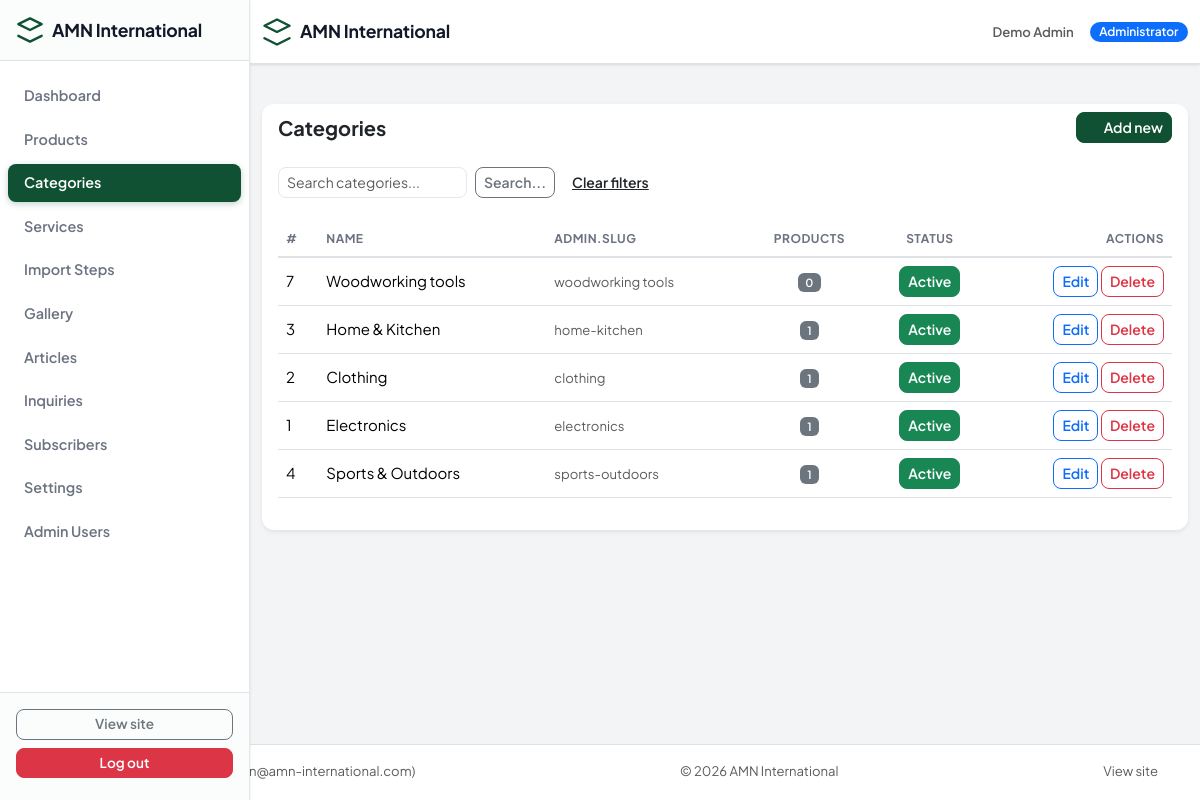
The app's page /admin/categories (signed in) with its own data.
### tables this page shows
CREATE TABLE `users` (
  `id` int(10) UNSIGNED NOT NULL,
  `name` varchar(120) NOT NULL,
  `email` varchar(190) NOT NULL,
  `password` varchar(255) NOT NULL,
  `role` enum('admin','editor') NOT NULL DEFAULT 'admin',
  `is_active` tinyint(1) NOT NULL DEFAULT 1,
  `is_banned` tinyint(1) NOT NULL DEFAULT 0,
  `last_login` datetime DEFAULT NULL,
  `created_at` datetime NOT NULL,
  `updated_at` datetime NOT NULL
);

CREATE TABLE `categories` (
  `id` int(10) UNSIGNED NOT NULL,
  `name` varchar(150) NOT NULL,
  `slug` varchar(150) NOT NULL,
  `description` text DEFAULT NULL,
  `image` varchar(255) DEFAULT NULL,
  `is_active` tinyint(1) NOT NULL DEFAULT 1,
  `sort_order` int(11) NOT NULL DEFAULT 0,
  `created_at` datetime NOT NULL,
  `updated_at` datetime NOT NULL
);

### app/Views/admin/categories/index.php (the view, shortened to what the rows shown need)
<div class="card border-0 shadow-sm">
    <div class="card-header d-flex justify-content-between align-items-center bg-transparent border-0">
        <h5 class="fw-bold mb-0"><?= __('admin.categories') ?></h5>
        <a class="btn btn-primary btn-sm" href="<?= e(url('admin/categories/create')) ?>"><?= icon('box', 16) ?> <?= __('admin.new') ?></a>
    </div>
    <div class="card-body">
        <form class="row g-2 mb-4" method="get" action="<?= e(url('admin/categories')) ?>">
            <div class="col-auto"><input class="form-control form-control-sm" type="search" name="q" placeholder="Search categories..." value="<?= e($q) ?>"></div>
            <div class="col-auto"><button class="btn btn-sm btn-outline-secondary"><?= __('admin.search') ?></button></div>
            <div class="col-auto"><a class="btn btn-sm btn-link text-reset" href="<?= e(url('admin/categories')) ?>"><?= __('common.clear_filters') ?></a></div>
        </form>
        <div class="table-responsive">
            <table class="table table-hover align-middle">
                <thead>
                <tr>
                    <th>#</th><th><?= __('admin.name') ?></th><th><?= __('admin.slug') ?></th><th class="text-center"><?= __('admin.products_count') ?></th><th class="text-center"><?= __('admin.status') ?></th><th class="text-end"><?= __('admin.actions') ?></th>
                </tr>
                </thead>
                <tbody>
                <?php foreach ($result['rows'] as $c): ?>
                    <tr>
                        <td><?= (int)$c['id'] ?></td>
                        <td><?= e($c['name']) ?></td>
                        <td class="text-muted small"><?= e($c['slug']) ?></td>
                        <td class="text-center"><span class="badge text-bg-secondary small"><?= (int)$c['products_count'] ?></span></td>
                        <td class="text-center">
                            <button class="btn btn-sm btn-<?= $c['is_active'] ? 'success' : 'secondary' ?> toggle-btn" data-url="<?= e(url('admin/categories/' . $c['id'] . '/toggle')) ?>" data-id="<?= (int)$c['id'] ?>">
                                <?= $c['is_active'] ? __('admin.active') : __('admin.inactive') ?>
                            </button>
                        </td>
                        <td class="text-end">
                            <a class="btn btn-sm btn-outline-primary" href="<?= e(url('admin/categories/' . $c['id'] . '/edit')) ?>"><?= __('admin.edit') ?></a>
                            <form class="d-inline" action="<?= e(url('admin/categories/' . $c['id'] . '/delete')) ?>" method="post" onsubmit="return confirm('<?= e(__('admin.confirm_delete')) ?>')" style="margin:0">
                                <button class="btn btn-sm btn-outline-danger" type="submit"><?= __('admin.delete') ?></button>
                            </form>
                        </td>
                    </tr>
                <?php endforeach; ?>
                </tbody>
            </table>
        </div>
    </div>
</div>

### app/Core/Router.php (shortened to what the rows shown need)
<?php
class Router
{
    private array $routes = [];
    public function add(string $method, string $pattern, array $handler): void
    {
        $regex = '#^' . preg_replace('#\{([a-zA-Z_]+)\}#', '(?P<$1>[^/]+)', trim($pattern, '/')) . '$#u';
        $this->routes[] = [
            'method'  => strtoupper($method),
            'pattern' => trim($pattern, '/'),
            'regex'   => $regex,
            'handler' => $handler,
        ];
    }
    public function dispatch(string $method, string $path): void
    {
        $path = trim(rawurldecode($path), '/');
        foreach ($this->routes as $route) {
            if (!preg_match($route['regex'], $path, $matches)) {
                continue;
            }
            $params = array_filter($matches, 'is_string', ARRAY_FILTER_USE_KEY);
            [$class, $action] = $route['handler'];
            $controller = new $class();
            $controller->$action(...array_values($params));
            return;
        }
    }
}

### app/Views/layouts/admin.php (shortened to what the rows shown need)
<?php
$user = App\Core\Auth::user();
$navItems = [
    ['label' => __('admin.dashboard'),   'path' => '/admin',                            'icon' => 'grid'],
    ['label' => __('admin.products'),    'path' => '/admin/products',                   'icon' => 'box'],
    ['label' => __('admin.categories'),  'path' => '/admin/categories',                 'icon' => 'tag'],
    ['label' => __('admin.services'),    'path' => '/admin/services',                   'icon' => 'settings'],
    ['label' => __('admin.steps'),       'path' => '/admin/steps',                      'icon' => 'list'],
    ['label' => __('admin.gallery'),     'path' => '/admin/gallery',                    'icon' => 'image'],
    ['label' => __('admin.articles'),    'path' => '/admin/articles',                   'icon' => 'doc'],
    ['label' => __('admin.inquiries'),   'path' => '/admin/inquiries',                  'icon' => 'quote'],
    ['label' => __('admin.subscribers'), 'path' => '/admin/subscribers',                'icon' => 'mail'],
    ['label' => __('admin.settings'),    'path' => '/admin/settings',                   'icon' => 'gear'],
    ['label' => __('admin.users'),       'path' => '/admin/users',                      'icon' => 'headset'],
];
$currentPath = parse_url($_SERVER['REQUEST_URI'] ?? '/', PHP_URL_PATH) ?? '/';
?>
<!DOCTYPE html>
<html lang="en" class="admin-html">
<head>
    <link rel="stylesheet" href="https://cdn.jsdelivr.net/npm/bootstrap@5.3.2/dist/css/bootstrap.min.css">
    <link rel="stylesheet" href="<?= e(asset('css/admin.css')) ?>">
</head>
<body class="d-flex flex-column min-vh-100 admin-body">
<aside class="admin-sidebar" id="adminSidebar">
    <div class="admin-sidebar-brand d-flex align-items-center gap-2 px-3 py-3 border-bottom">
        <svg width="28" height="28" viewBox="0 0 24 24" fill="none" stroke="currentColor" stroke-width="2" stroke-linecap="round" stroke-linejoin="round"><path d="M12 2L2 7l10 5 10-5-10-5z"/><path d="M2 17l10 5 10-5"/></svg>
        <span class="fw-bold d-none d-sm-inline admin-sidebar-brand-text"><?= e(setting('company_name')) ?></span>
    </div>
    <nav class="admin-sidebar-nav flex-grow-1 py-3">
        <ul class="list-unstyled ps-0 mb-0">
            <?php foreach ($navItems as $item): ?>
                <?php
                $isActive = $item['path'] === '/admin'
                    ? ($currentPath === rtrim(BASE_URL, '/') . '/admin' || ($currentPath === rtrim(BASE_URL, '/')))
                    : strpos($currentPath, BASE_URL . rtrim($item['path'], '/')) === 0;
                ?>
                <li class="mb-1">
                    <a class="admin-nav-link d-flex align-items-center gap-2 px-3 py-2 rounded-3 text-decoration-none <?php echo $isActive ? 'active' : '' ?>"
                       href="<?= e(url($item['path'])) ?>"
                       aria-current="<?php echo $isActive ? 'page' : 'false' ?>">
                        <span class="admin-nav-label d-none d-sm-inline"><?= e($item['label']) ?></span>
                    </a>
                </li>
            <?php endforeach; ?>
        </ul>
    </nav>
    <div class="admin-sidebar-footer border-top p-3">
        <a class="btn btn-outline-secondary btn-sm w-100 mb-2" href="<?= e(url('/')) ?>" target="_blank" rel="noopener"><?= __('admin.view_site') ?></a>
        <a class="btn btn-danger btn-sm w-100" href="<?= e(url('admin/logout')) ?>" onclick="return confirm('<?= e(__('admin.confirm_delete')) ?>')"><?= __('admin.logout') ?></a>
    </div>
</aside>
<header class="admin-header border-bottom">
    <div class="container d-flex align-items-center justify-content-between py-2">
        <a class="navbar-brand d-none d-sm-flex align-items-center gap-2 text-decoration-none" href="<?= e(url('admin')) ?>">
            <svg width="30" height="30" viewBox="0 0 24 24" fill="none" stroke="currentColor" stroke-width="2" stroke-linecap="round" stroke-linejoin="round"><path d="M12 2L2 7l10 5 10-5-10-5z"/><path d="M2 17l10 5 10-5"/></svg>
            <span class="fw-bold admin-sidebar-brand-text"><?= e(setting('company_name')) ?></span>
        </a>
        <div class="d-flex align-items-center gap-3">
            <span class="d-none d-sm-inline text-muted small admin-header-user"><?= e($user['name'] ?? '') ?></span>
            <span class="badge bg-primary text-white d-none d-sm-inline admin-header-role"><?= __('admin.role_admin') ?></span>
        </div>
    </div>
</header>
<main class="admin-main flex-grow-1">
    <div class="container mt-4 flex-grow-1">
        <?= $content ?? '' ?>
    </div>
</main>
<footer class="mt-auto py-3 border-top admin-footer">
    <div class="container text-muted small d-flex flex-column flex-sm-row align-items-center justify-content-between gap-2">
        <span><?= __('admin.role_admin') ?>: <?= e($user['name'] ?? '') ?> (<?= e($user['email'] ?? '') ?>)</span>
        <span>&copy; <?= date('Y') ?> <?= e(setting('company_name')) ?></span>
        <a class="text-decoration-none text-muted" href="<?= e(url('/')) ?>"><?= __('admin.view_site') ?></a>
    </div>
</footer>
</body>
</html>

### records on screen
users: name "Demo Admin", email "admin@amn-international.com"
categories: id "7", name "Woodworking tools", slug "woodworking tools", products_count "0"
categories: id "3", name "Home & Kitchen", slug "home-kitchen", products_count "1"
categories: id "2", name "Clothing", slug "clothing", products_count "1"
categories: id "1", name "Electronics", slug "electronics", products_count "1"
categories: id "4", name "Sports & Outdoors", slug "sports-outdoors", products_count "1"

### other values on screen
$item['label'] "Dashboard"
$item['label'] "Products"
$item['label'] "Categories"
$item['label'] "Services"
$item['label'] "Import Steps"
$item['label'] "Gallery"
$item['label'] "Articles"
$item['label'] "Inquiries"
$item['label'] "Subscribers"
$item['label'] "Settings"
$item['label'] "Admin Users"
